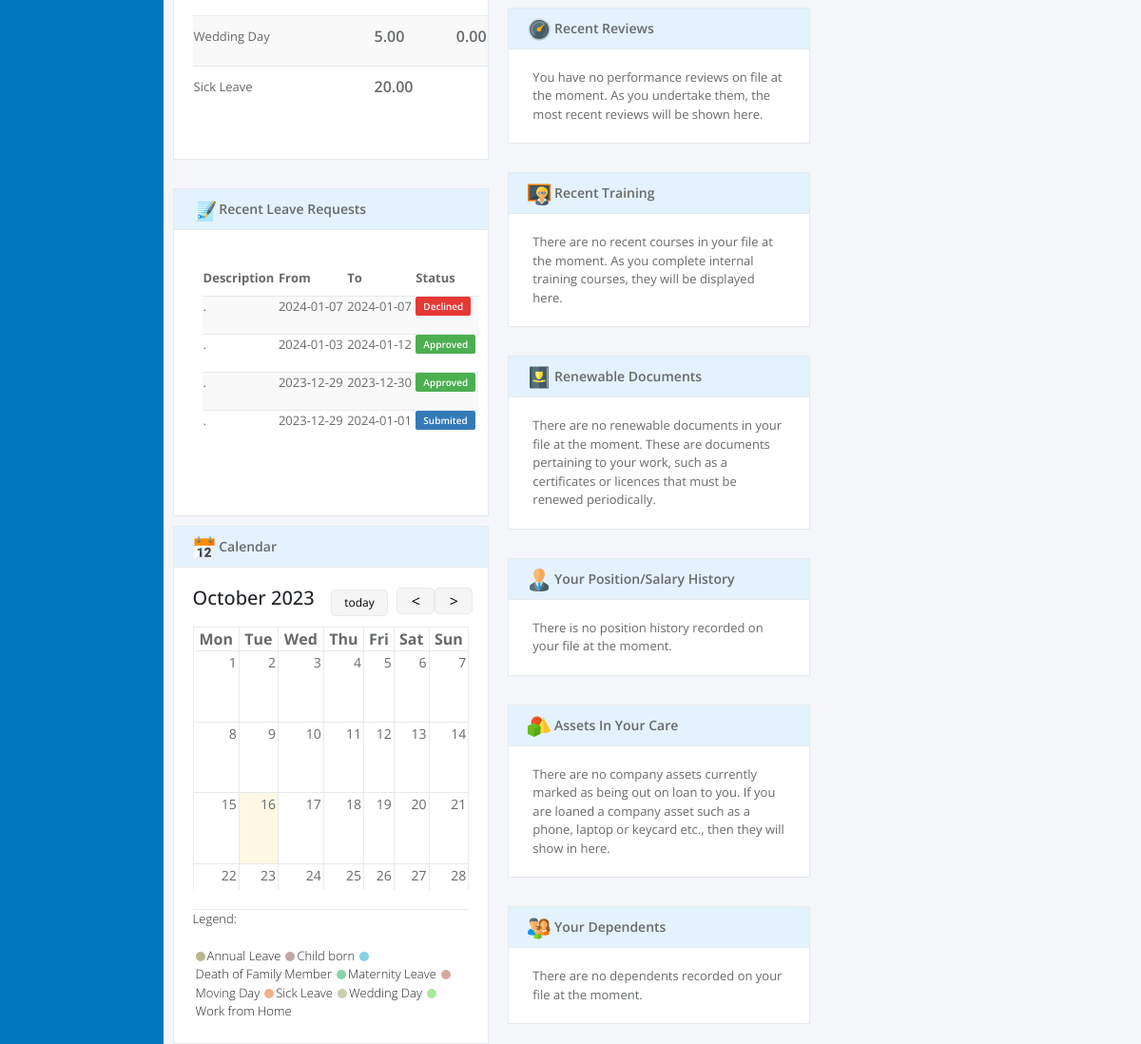
Page /main.php (signed in, middle part) on the earlier database version.
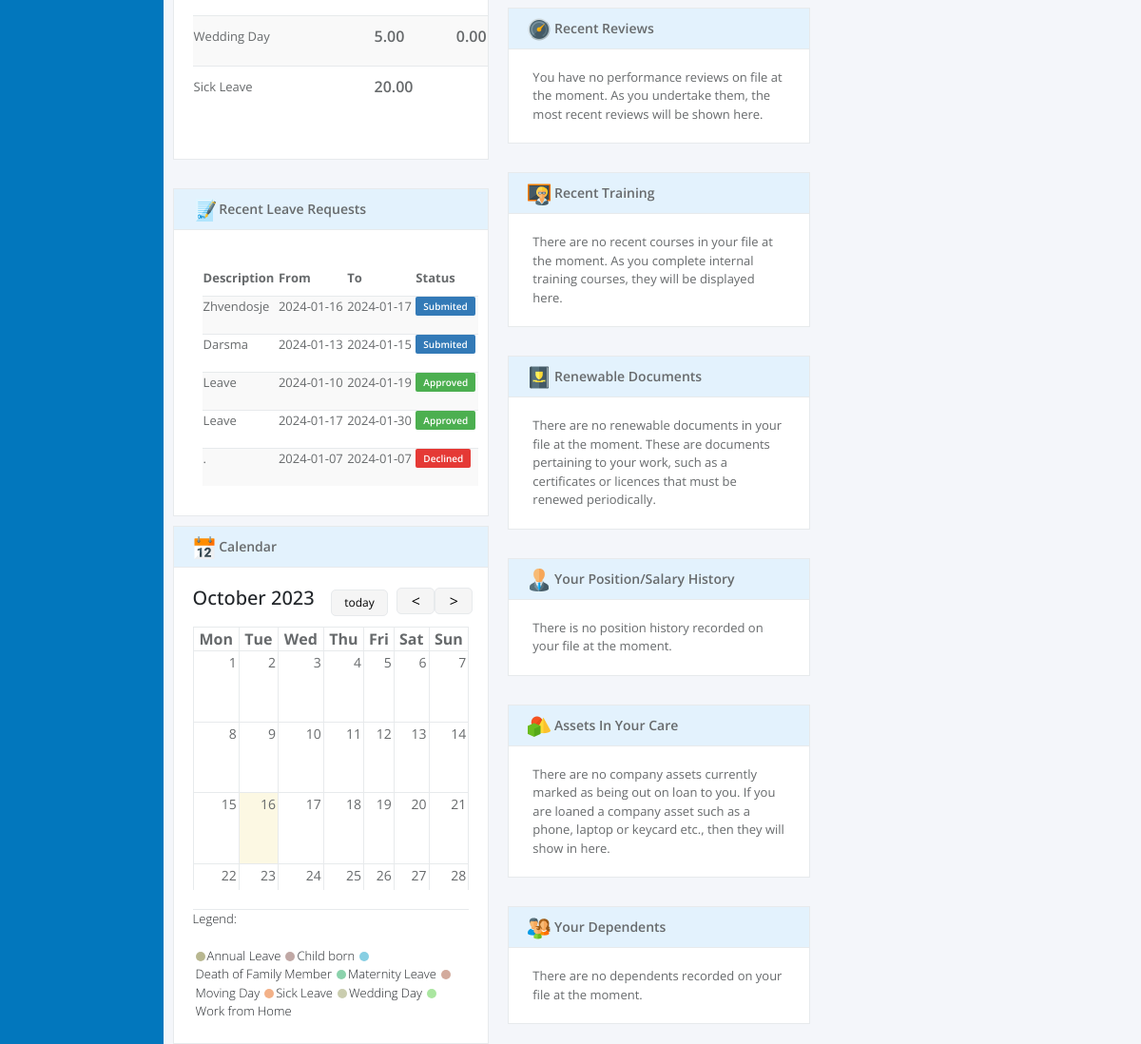
Same page on the later database version.
### tables this page shows
CREATE TABLE `timeoffrequests` (
  `request_id` int(11) NOT NULL,
  `User_ID` int(11) NOT NULL,
  `Head_ID` int(11) NOT NULL,
  `leave_type` varchar(500) NOT NULL,
  `from` date NOT NULL,
  `to` date NOT NULL,
  `duration` int(11) NOT NULL,
  `short_description` varchar(500) NOT NULL,
  `reason` varchar(500) NOT NULL,
  `status` varchar(100) NOT NULL,
  `checkedby` int(11) DEFAULT NULL,
  `checkDate` date DEFAULT NULL,
  `created` date DEFAULT NULL
);

### pages/Calendar.php (called while the page is built, shortened)
<?php
trait DateHelpers{
    public function getMonthNumberDays()
    {
        return (int) $this->format('t');
    }
    public function getCurrentDayNumber()
    {
        return (int) $this->format('j');
    }
    public function getMonthNumber()
    {
        return (int) $this->format('n');
    }
    public function getYear()
    {
        return (int) $this->format('Y');
    }
}
class Calendar
{
    protected $currentDate;
    protected $calendarDate;
    protected $dayLabels = [
        "Sun","Mon", "Tue", "Wed", "Thu", "Fri", "Sat"
    ];
    protected $weeks=[];
    public function __construct(CurrentDate $currentDate, CalendarDate $calendarDate)
    {
        $this->currentDate = $currentDate;
        $this->calendarDate = $calendarDate;
        $this->calendarDate->modify('First day of this month');
    }
    public function getDayLabels()
    {
        return $this->dayLabels;
    }
    public function setSundayFirst($bool)
    {
        $this->sundayFirst = $bool;
        if (!$this->sundayFirst) {
            array_push($this->dayLabels, array_shift($this->dayLabels));
        }
    }
    public function isCurrentDate($dayNumber)
    {
        if ($this->calendarDate->getYear() === $this->currentDate->getYear() &&
            $this->calendarDate->getMonthNumber() === $this->currentDate->getMonthNumber() &&
            $this->currentDate->getCurrentDayNumber() === $dayNumber
        ) {
            return true;
        }
        return false;
    }
    public function getWeeks()
    {
        return $this->weeks;
    }
    public function create()
    {
        for ($x=1; $x <= $this->calendarDate->getMonthNumberDays(); $x++) {
            $days[] = ['currentMonth' => true, 'dayNumber' => $x];
        }
        $this->weeks = array_chunk($days, 7);
        $firstWeek = $this->weeks[0];
        $this->weeks[0] = $firstWeek;
        $lastWeek = $this->weeks[count($this->weeks) -1];
        $c = 1;
        for ($x=0; $x < 7 ; $x++) {
            if (!isset($lastWeek[$x])) {
                $lastWeek[$x]['currentMonth'] = false;
                $lastWeek[$x]['dayNumber']= $c;
                $c++;
            }
        }
        $this->weeks[count($this->weeks) -1] = $lastWeek;
    }
}
?>

### pages/home.php (the view, shortened to what the changed rows need)
<?php
require_once './config.php';
require 'Calendar.php';
$calendar = new Calendar(new CurrentDate(), new CalendarDate() );
$calendar->setSundayFirst(false);
$calendar->create();
    $sql='SELECT * FROM timeoffrequests
        ORDER BY timeoffrequests.request_id DESC
        LIMIT 0, 5 ;';
    $prep=$con->prepare($sql);
    $prep->execute();
    $requestDatas= $prep->fetchAll();
?>
<head>
    <link href="https://cdn.jsdelivr.net/npm/bootstrap@5.3.1/dist/css/bootstrap.min.css" rel="stylesheet"
>
    <link rel="stylesheet" href="./css/home.css">
</head>
<body>
    <div id="main">
        <div class="thirdContainer">
            <div class="leftDiv">
                <div class="recentLeaveRequests">
                    <div class="recentLeaveRequestsBody">
                        <table class="recentLeave">
                            <thead>
                                <tr>
                                    <td>Description</td>
                                    <td>From</td>
                                    <td>To</td>
                                    <td>Status</td>
                                </tr>
                            </thead>
                            <tbody>
                                <?php foreach ($requestDatas as $requestData): ?>
                                    <tr>
                                        <td>
                                            <?= $requestData['short_description'] ?>
                                        </td>
                                        <td>
                                            <?= $requestData['from'] ?>
                                        </td>
                                        <td>
                                            <?= $requestData['to'] ?>
                                        </td>
                                        <td>
                                            <?php if ($requestData['status'] == 'Submited') { ?>
                                                <span class='submited'>
                                                    <?= $requestData['status'] ?>
                                                </span>
                                            <?php } elseif ($requestData['status'] == 'Approved') { ?>
                                                <span class='approved'>
                                                    <?= $requestData['status'] ?>
                                                </span>
                                            <?php } elseif ($requestData['status'] == 'Declined') { ?>
                                                <span class='decline'>
                                                    <?= $requestData['status'] ?>
                                                </span>
                                            <?php } ?>
                                        </td>
                                    </tr>
                                <?php endforeach; ?>
                            </tbody>
                        </table>
                    </div>
                </div>
            <div class="Calendar">
                <div class="calendarBody">
                    <div class="calendarTableDiv">
                    <table class="calendarTable">
                        <thead>
                            <?php foreach ($calendar->getDayLabels() as $dayLabel):?>
                            <th>
                                <?php echo $dayLabel ?>
                            </th>
                            <?php endforeach; ?>
                        </thead>
                        <tbody>
                            <?php foreach ($calendar->getWeeks() as $week):?>
                                <tr>
                                    <?php foreach ($week as $day):?>
                                        <td <?php if(!$day['currentMonth']): ?> style="color:#e7eaec;" <?php endif; ?>>
                                            <span <?php if($calendar->isCurrentDate($day['dayNumber'])):?> style=" background-color:fcf8e3;" <?php endif; ?>>
                                            <?php echo $day['dayNumber']; ?>
                                            </span>
                                         </td>
                                    <?php endforeach; ?>
                                </tr>
                            <?php endforeach; ?>
                        </tbody>
                    </table>
                    </div>
                </div>
            </div>
            </div>
        </div>
    </div>
</body>
</html>

Differences in the rows shown:
no longer on this page (row edited): timeoffrequests: short_description ".", from "2024-01-03", to "2024-01-12", status "Approved"
no longer on this page (row edited): timeoffrequests: short_description ".", from "2023-12-29", to "2023-12-30", status "Approved"
removed timeoffrequests: short_description ".", from "2023-12-29", to "2024-01-01", status "Submited"
added timeoffrequests: short_description "Zhvendosje", from "2024-01-16", to "2024-01-17", status "Submited"
added timeoffrequests: short_description "Darsma", from "2024-01-13", to "2024-01-15", status "Submited"
added timeoffrequests: short_description "Leave", from "2024-01-10", to "2024-01-19", status "Approved"
added timeoffrequests: short_description "Leave", from "2024-01-17", to "2024-01-30", status "Approved"
